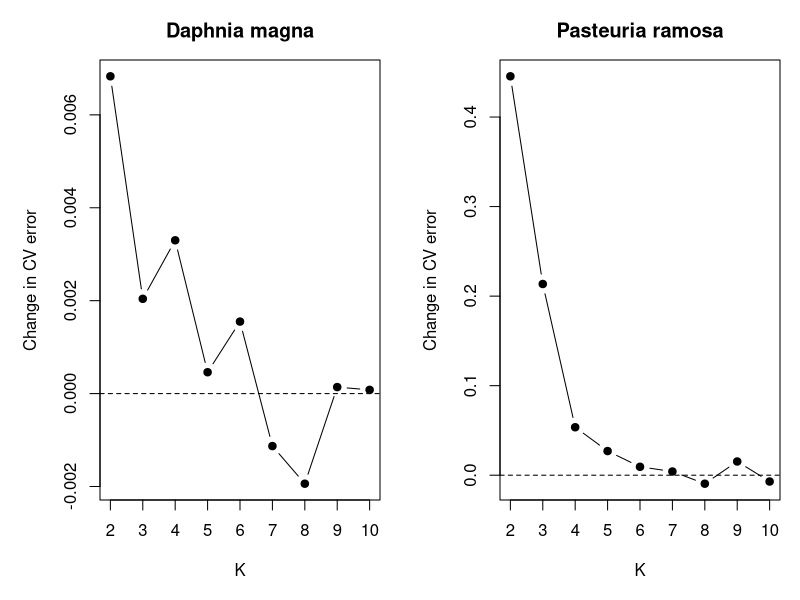

Recreate this plot in R.
K <- 2:10

daphnia_delta <- c(
  0.00683,
  0.00204,
  0.00330,
  0.00046,
  0.00155,
 -0.00113,
 -0.00194,
  0.00014,
  0.00008
)

pasteuria_delta <- c(
  0.44549,
  0.21354,
  0.05356,
  0.02697,
  0.00940,
  0.00412,
 -0.00949,
  0.01532,
 -0.00706
)

png("ADMIXTURE_deltaCV.png",
    width=1600, height=700, res=150)

par(mfrow=c(1,2),
    mar=c(5,5,3,1))

plot(K, daphnia_delta,
     type="b",
     pch=19,
     xlab="K",
     ylab="Change in CV error",
     main="Daphnia magna",
     xaxt="n")

axis(1, at=K)
abline(h=0, lty=2)

plot(K, pasteuria_delta,
     type="b",
     pch=19,
     xlab="K",
     ylab="Change in CV error",
     main="Pasteuria ramosa",
     xaxt="n")

axis(1, at=K)
abline(h=0, lty=2)

dev.off()
